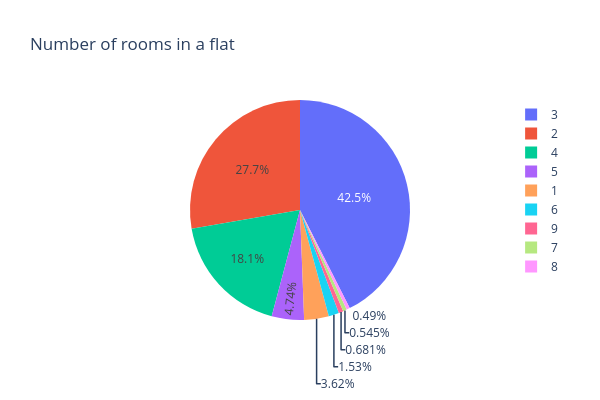

Source (notebook cell):
### Code cell
fig2 = px.pie(df, names = df['bedRoom'], title = 'Number of rooms in a flat',width = 600,height=400)
fig2.show()

### Figure 1 — Plotly figure (JSON) as saved in the notebook; plotly's stock layout.template omitted (floating-point values rounded to 4 significant figures; data arrays with more than 128 entries replaced by an {"elided": "..."} marker saying what was removed)
{"data": [{"domain": {"x": [0, 1], "y": [0, 1]}, "hovertemplate": "bedRoom=%{label}<extra></extra>", "labels": {"elided": "3670 int values"}, "legendgroup": "", "name": "", "showlegend": true, "type": "pie"}], "layout": {"height": 400, "legend": {"tracegroupgap": 0}, "title": {"text": "Number of rooms in a flat"}, "width": 600}}
